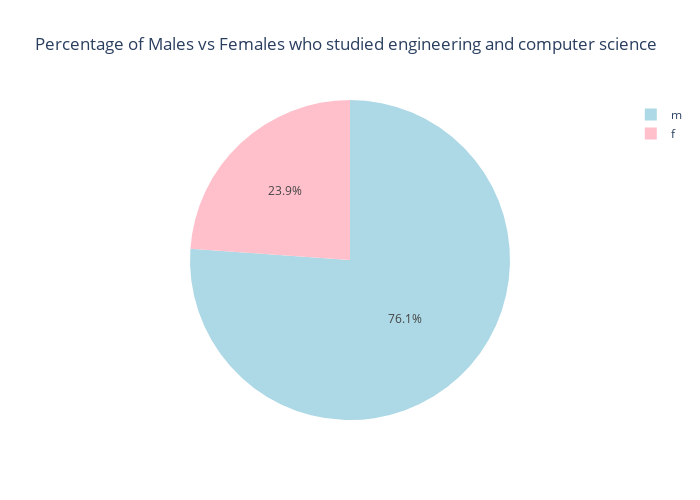

Write notebook code for a chart like this one.
### Code cell
# הצגה ברורה של כמות נשים מול גברים
gender_counts = pj['Gender'].value_counts(normalize=True) * 100
# דאטה רצוי
gender_counts_df = pd.DataFrame({'Gender': gender_counts.index, 'Percentage': gender_counts.values})
# פאי צארט
fig = px.pie(values=gender_counts.values, names=gender_counts.index, title='Percentage of Males vs Females who studied engineering and computer science', width=700, height=500, color_discrete_sequence=['#ADD8E6', '#FFC0CB'])
fig.show()

### Figure 1 — Plotly figure (JSON) as saved in the notebook; plotly's stock layout.template omitted (floating-point values rounded to 4 significant figures)
{"data": [{"domain": {"x": [0, 1], "y": [0, 1]}, "hovertemplate": "label=%{label}<br>value=%{value}<extra></extra>", "labels": ["m", "f"], "legendgroup": "", "name": "", "showlegend": true, "type": "pie", "values": [76.12, 23.88]}], "layout": {"height": 500, "legend": {"tracegroupgap": 0}, "piecolorway": ["#ADD8E6", "#FFC0CB"], "title": {"text": "Percentage of Males vs Females who studied engineering and computer science"}, "width": 700}}
